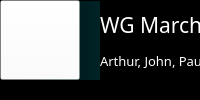
<?xml version="1.0" encoding="UTF-8"?>
<ui version="4.0">
 <class>MainWindow</class>
 <widget class="QMainWindow" name="MainWindow">
  <property name="geometry">
   <rect>
    <x>0</x>
    <y>0</y>
    <width>800</width>
    <height>0</height>
   </rect>
  </property>
  <property name="windowTitle">
   <string>ShareIt - Activities</string>
  </property>
  <widget class="QWidget" name="centralwidget">
   <layout class="QHBoxLayout" name="horizontalLayout">
    <property name="spacing">
     <number>0</number>
    </property>
    <property name="leftMargin">
     <number>0</number>
    </property>
    <property name="topMargin">
     <number>0</number>
    </property>
    <property name="rightMargin">
     <number>0</number>
    </property>
    <property name="bottomMargin">
     <number>0</number>
    </property>
    <item>
     <widget class="QFrame" name="frame">
      <property name="styleSheet">
       <string notr="true">background-color: qlineargradient(spread:pad, x1:0, y1:0, x2:1, y2:0, stop:0 rgba(0, 0, 0, 255), stop:1 rgb(0, 70, 77)) ;</string>
      </property>
      <property name="frameShape">
       <enum>QFrame::StyledPanel</enum>
      </property>
      <property name="frameShadow">
       <enum>QFrame::Raised</enum>
      </property>
      <widget class="QLabel" name="label">
       <property name="geometry">
        <rect>
         <x>100</x>
         <y>0</y>
         <width>700</width>
         <height>80</height>
        </rect>
       </property>
       <property name="font">
        <font>
         <family>Segoe Fluent Icons</family>
         <pointsize>16</pointsize>
        </font>
       </property>
       <property name="styleSheet">
        <string notr="true">background-color: rgb(0, 0, 0);
color: rgb(255, 255, 255);</string>
       </property>
       <property name="text">
        <string>&lt;html&gt;&lt;head/&gt;&lt;body&gt;&lt;p&gt;WG March&lt;/p&gt;&lt;p&gt;&lt;span style=&quot; font-size:10pt;&quot;&gt;Arthur, John, Paul&lt;/span&gt;&lt;/p&gt;&lt;/body&gt;&lt;/html&gt;</string>
       </property>
      </widget>
      <widget class="QLabel" name="label_2">
       <property name="geometry">
        <rect>
         <x>390</x>
         <y>100</y>
         <width>20</width>
         <height>500</height>
        </rect>
       </property>
       <property name="text">
        <string/>
       </property>
      </widget>
      <widget class="QPushButton" name="pushButton">
       <property name="geometry">
        <rect>
         <x>370</x>
         <y>510</y>
         <width>75</width>
         <height>75</height>
        </rect>
       </property>
       <property name="font">
        <font>
         <pointsize>22</pointsize>
        </font>
       </property>
       <property name="styleSheet">
        <string notr="true">QPushButton{
background-color: qlineargradient(spread:pad, x1:0, y1:0, x2:1, y2:0, stop:0 rgba(0, 0, 0, 255), stop:1 rgb(0, 70, 77)) ;
color: rgb(255, 255, 255);
border: 3px solid white; 
border-radius: 35px;}
QPushButton:pressed {
background-color: qlineargradient(spread:pad, x1:0, y1:0, x2:1, y2:0, stop:0 rgba(255, 255, 255, 255), stop:1 rgb(0, 70, 77)) ;  }</string>
       </property>
       <property name="text">
        <string>+</string>
       </property>
      </widget>
      <widget class="QPushButton" name="pushButton_2">
       <property name="geometry">
        <rect>
         <x>0</x>
         <y>170</y>
         <width>390</width>
         <height>60</height>
        </rect>
       </property>
       <property name="font">
        <font>
         <kerning>true</kerning>
        </font>
       </property>
       <property name="toolTip">
        <string>&lt;html&gt;&lt;head/&gt;&lt;body&gt;&lt;p&gt;&lt;span style=&quot; font-size:12pt;&quot;&gt;WG March&lt;/span&gt;&lt;/p&gt;&lt;p&gt;&lt;br/&gt;&lt;/p&gt;&lt;p&gt;WG Cost from March&lt;/p&gt;&lt;/body&gt;&lt;/html&gt;</string>
       </property>
       <property name="styleSheet">
        <string notr="true">QPushButton{
background-color: rgba(255, 255, 255, 0);
color: rgb(255, 255, 255);
border: 1px solid white; 
border-radius: 35px;}
QPushButton:pressed {
background-color: qlineargradient(spread:pad, x1:0, y1:0, x2:1, y2:0, stop:0 rgba(255, 255, 255, 255), stop:1 rgb(0, 70, 77)) ;  }</string>
       </property>
       <property name="text">
        <string/>
       </property>
      </widget>
      <widget class="QLabel" name="label_3">
       <property name="geometry">
        <rect>
         <x>10</x>
         <y>170</y>
         <width>180</width>
         <height>60</height>
        </rect>
       </property>
       <property name="styleSheet">
        <string notr="true">color: rgb(255, 255, 255);
background-color: rgba(255, 255, 255, 0);</string>
       </property>
       <property name="text">
        <string>&lt;html&gt;&lt;head/&gt;&lt;body&gt;&lt;p&gt;&lt;span style=&quot; font-size:11pt;&quot;&gt;Water&lt;/span&gt;&lt;/p&gt;&lt;p&gt;Paid by &lt;span style=&quot; font-weight:600;&quot;&gt;Arhur&lt;/span&gt;&lt;/p&gt;&lt;/body&gt;&lt;/html&gt;</string>
       </property>
      </widget>
      <widget class="QLabel" name="label_7">
       <property name="geometry">
        <rect>
         <x>0</x>
         <y>540</y>
         <width>401</width>
         <height>61</height>
        </rect>
       </property>
       <property name="font">
        <font>
         <family>Segoe Fluent Icons</family>
         <pointsize>16</pointsize>
        </font>
       </property>
       <property name="styleSheet">
        <string notr="true">background-color: rgb(0, 0, 0);
color: rgb(255, 255, 255);</string>
       </property>
       <property name="text">
        <string>&lt;!DOCTYPE HTML PUBLIC &quot;-//W3C//DTD HTML 4.0//EN&quot; &quot;http://www.w3.org/TR/REC-html40/strict.dtd&quot;&gt;
&lt;html&gt;&lt;head&gt;&lt;meta name=&quot;qrichtext&quot; content=&quot;1&quot; /&gt;&lt;style type=&quot;text/css&quot;&gt;
p, li { white-space: pre-wrap; }
&lt;/style&gt;&lt;/head&gt;&lt;body style=&quot; font-family:'Segoe Fluent Icons'; font-size:16pt; font-weight:400; font-style:normal;&quot;&gt;
&lt;p style=&quot; margin-top:0px; margin-bottom:0px; margin-left:0px; margin-right:0px; -qt-block-indent:0; text-indent:0px;&quot;&gt;&lt;span style=&quot; font-size:11pt;&quot;&gt;My Costs&lt;/span&gt;&lt;/p&gt;
&lt;p style=&quot; margin-top:12px; margin-bottom:12px; margin-left:0px; margin-right:0px; -qt-block-indent:0; text-indent:0px;&quot;&gt;&lt;span style=&quot; font-size:8pt;&quot;&gt;161,10 €&lt;/span&gt;&lt;/p&gt;&lt;/body&gt;&lt;/html&gt;</string>
       </property>
      </widget>
      <widget class="QLabel" name="label_8">
       <property name="geometry">
        <rect>
         <x>400</x>
         <y>540</y>
         <width>400</width>
         <height>61</height>
        </rect>
       </property>
       <property name="font">
        <font>
         <family>Segoe Fluent Icons</family>
         <pointsize>16</pointsize>
        </font>
       </property>
       <property name="styleSheet">
        <string notr="true">background-color: rgb(0, 0, 0);
color: rgb(255, 255, 255);</string>
       </property>
       <property name="text">
        <string>&lt;!DOCTYPE HTML PUBLIC &quot;-//W3C//DTD HTML 4.0//EN&quot; &quot;http://www.w3.org/TR/REC-html40/strict.dtd&quot;&gt;
&lt;html&gt;&lt;head&gt;&lt;meta name=&quot;qrichtext&quot; content=&quot;1&quot; /&gt;&lt;style type=&quot;text/css&quot;&gt;
p, li { white-space: pre-wrap; }
&lt;/style&gt;&lt;/head&gt;&lt;body style=&quot; font-family:'Segoe Fluent Icons'; font-size:16pt; font-weight:400; font-style:normal;&quot;&gt;
&lt;p align=&quot;right&quot; style=&quot; margin-top:12px; margin-bottom:12px; margin-left:0px; margin-right:0px; -qt-block-indent:0; text-indent:0px;&quot;&gt;&lt;span style=&quot; font-size:11pt;&quot;&gt;Total Costs&lt;/span&gt;&lt;/p&gt;
&lt;p align=&quot;right&quot; style=&quot; margin-top:12px; margin-bottom:12px; margin-left:0px; margin-right:0px; -qt-block-indent:0; text-indent:0px;&quot;&gt;&lt;span style=&quot; font-size:8pt;&quot;&gt;452,30 €&lt;/span&gt;&lt;/p&gt;&lt;/body&gt;&lt;/html&gt;</string>
       </property>
      </widget>
      <widget class="QLabel" name="label_9">
       <property name="geometry">
        <rect>
         <x>190</x>
         <y>170</y>
         <width>190</width>
         <height>60</height>
        </rect>
       </property>
       <property name="styleSheet">
        <string notr="true">color: rgb(255, 255, 255);
background-color: rgba(255, 255, 255, 0);</string>
       </property>
       <property name="text">
        <string>&lt;html&gt;&lt;head/&gt;&lt;body&gt;&lt;p align=&quot;right&quot;&gt;&lt;span style=&quot; font-size:11pt;&quot;&gt;23,10 €&lt;/span&gt;&lt;/p&gt;&lt;p align=&quot;right&quot;&gt;15.03.2022&lt;/p&gt;&lt;/body&gt;&lt;/html&gt;</string>
       </property>
      </widget>
      <widget class="QLabel" name="label_4">
       <property name="geometry">
        <rect>
         <x>10</x>
         <y>240</y>
         <width>180</width>
         <height>60</height>
        </rect>
       </property>
       <property name="styleSheet">
        <string notr="true">color: rgb(255, 255, 255);
background-color: rgba(255, 255, 255, 0);</string>
       </property>
       <property name="text">
        <string>&lt;html&gt;&lt;head/&gt;&lt;body&gt;&lt;p&gt;&lt;span style=&quot; font-size:11pt;&quot;&gt;Water&lt;/span&gt;&lt;/p&gt;&lt;p&gt;Paid by &lt;span style=&quot; font-weight:600;&quot;&gt;Arhur&lt;/span&gt;&lt;/p&gt;&lt;/body&gt;&lt;/html&gt;</string>
       </property>
      </widget>
      <widget class="QPushButton" name="pushButton_3">
       <property name="geometry">
        <rect>
         <x>0</x>
         <y>240</y>
         <width>390</width>
         <height>60</height>
        </rect>
       </property>
       <property name="font">
        <font>
         <kerning>true</kerning>
        </font>
       </property>
       <property name="toolTip">
        <string>&lt;html&gt;&lt;head/&gt;&lt;body&gt;&lt;p&gt;&lt;span style=&quot; font-size:12pt;&quot;&gt;WG March&lt;/span&gt;&lt;/p&gt;&lt;p&gt;&lt;br/&gt;&lt;/p&gt;&lt;p&gt;WG Cost from March&lt;/p&gt;&lt;/body&gt;&lt;/html&gt;</string>
       </property>
       <property name="styleSheet">
        <string notr="true">QPushButton{
background-color: rgba(255, 255, 255, 0);
color: rgb(255, 255, 255);
border: 1px solid white; 
border-radius: 35px;}
QPushButton:pressed {
background-color: qlineargradient(spread:pad, x1:0, y1:0, x2:1, y2:0, stop:0 rgba(255, 255, 255, 255), stop:1 rgb(0, 70, 77)) ;  }</string>
       </property>
       <property name="text">
        <string/>
       </property>
      </widget>
      <widget class="QLabel" name="label_10">
       <property name="geometry">
        <rect>
         <x>190</x>
         <y>240</y>
         <width>190</width>
         <height>60</height>
        </rect>
       </property>
       <property name="styleSheet">
        <string notr="true">color: rgb(255, 255, 255);
background-color: rgba(255, 255, 255, 0);</string>
       </property>
       <property name="text">
        <string>&lt;html&gt;&lt;head/&gt;&lt;body&gt;&lt;p align=&quot;right&quot;&gt;&lt;span style=&quot; font-size:11pt;&quot;&gt;23,10 €&lt;/span&gt;&lt;/p&gt;&lt;p align=&quot;right&quot;&gt;15.03.2022&lt;/p&gt;&lt;/body&gt;&lt;/html&gt;</string>
       </property>
      </widget>
      <widget class="QPushButton" name="pushButton_4">
       <property name="geometry">
        <rect>
         <x>0</x>
         <y>310</y>
         <width>390</width>
         <height>60</height>
        </rect>
       </property>
       <property name="font">
        <font>
         <kerning>true</kerning>
        </font>
       </property>
       <property name="toolTip">
        <string>&lt;html&gt;&lt;head/&gt;&lt;body&gt;&lt;p&gt;&lt;span style=&quot; font-size:12pt;&quot;&gt;WG March&lt;/span&gt;&lt;/p&gt;&lt;p&gt;&lt;br/&gt;&lt;/p&gt;&lt;p&gt;WG Cost from March&lt;/p&gt;&lt;/body&gt;&lt;/html&gt;</string>
       </property>
       <property name="styleSheet">
        <string notr="true">QPushButton{
background-color: rgba(255, 255, 255, 0);
color: rgb(255, 255, 255);
border: 1px solid white; 
border-radius: 35px;}
QPushButton:pressed {
background-color: qlineargradient(spread:pad, x1:0, y1:0, x2:1, y2:0, stop:0 rgba(255, 255, 255, 255), stop:1 rgb(0, 70, 77)) ;  }</string>
       </property>
       <property name="text">
        <string/>
       </property>
      </widget>
      <widget class="QLabel" name="label_11">
       <property name="geometry">
        <rect>
         <x>190</x>
         <y>310</y>
         <width>190</width>
         <height>60</height>
        </rect>
       </property>
       <property name="styleSheet">
        <string notr="true">color: rgb(255, 255, 255);
background-color: rgba(255, 255, 255, 0);</string>
       </property>
       <property name="text">
        <string>&lt;html&gt;&lt;head/&gt;&lt;body&gt;&lt;p align=&quot;right&quot;&gt;&lt;span style=&quot; font-size:11pt;&quot;&gt;23,10 €&lt;/span&gt;&lt;/p&gt;&lt;p align=&quot;right&quot;&gt;15.03.2022&lt;/p&gt;&lt;/body&gt;&lt;/html&gt;</string>
       </property>
      </widget>
      <widget class="QLabel" name="label_5">
       <property name="geometry">
        <rect>
         <x>10</x>
         <y>310</y>
         <width>180</width>
         <height>60</height>
        </rect>
       </property>
       <property name="styleSheet">
        <string notr="true">color: rgb(255, 255, 255);
background-color: rgba(255, 255, 255, 0);</string>
       </property>
       <property name="text">
        <string>&lt;html&gt;&lt;head/&gt;&lt;body&gt;&lt;p&gt;&lt;span style=&quot; font-size:11pt;&quot;&gt;Water&lt;/span&gt;&lt;/p&gt;&lt;p&gt;Paid by &lt;span style=&quot; font-weight:600;&quot;&gt;Arhur&lt;/span&gt;&lt;/p&gt;&lt;/body&gt;&lt;/html&gt;</string>
       </property>
      </widget>
      <widget class="QPushButton" name="pushButton_5">
       <property name="geometry">
        <rect>
         <x>0</x>
         <y>380</y>
         <width>390</width>
         <height>60</height>
        </rect>
       </property>
       <property name="font">
        <font>
         <kerning>true</kerning>
        </font>
       </property>
       <property name="toolTip">
        <string>&lt;html&gt;&lt;head/&gt;&lt;body&gt;&lt;p&gt;&lt;span style=&quot; font-size:12pt;&quot;&gt;WG March&lt;/span&gt;&lt;/p&gt;&lt;p&gt;&lt;br/&gt;&lt;/p&gt;&lt;p&gt;WG Cost from March&lt;/p&gt;&lt;/body&gt;&lt;/html&gt;</string>
       </property>
       <property name="styleSheet">
        <string notr="true">QPushButton{
background-color: rgba(255, 255, 255, 0);
color: rgb(255, 255, 255);
border: 1px solid white; 
border-radius: 35px;}
QPushButton:pressed {
background-color: qlineargradient(spread:pad, x1:0, y1:0, x2:1, y2:0, stop:0 rgba(255, 255, 255, 255), stop:1 rgb(0, 70, 77)) ;  }</string>
       </property>
       <property name="text">
        <string/>
       </property>
      </widget>
      <widget class="QLabel" name="label_12">
       <property name="geometry">
        <rect>
         <x>190</x>
         <y>380</y>
         <width>190</width>
         <height>60</height>
        </rect>
       </property>
       <property name="styleSheet">
        <string notr="true">color: rgb(255, 255, 255);
background-color: rgba(255, 255, 255, 0);</string>
       </property>
       <property name="text">
        <string>&lt;html&gt;&lt;head/&gt;&lt;body&gt;&lt;p align=&quot;right&quot;&gt;&lt;span style=&quot; font-size:11pt;&quot;&gt;23,10 €&lt;/span&gt;&lt;/p&gt;&lt;p align=&quot;right&quot;&gt;15.03.2022&lt;/p&gt;&lt;/body&gt;&lt;/html&gt;</string>
       </property>
      </widget>
      <widget class="QLabel" name="label_6">
       <property name="geometry">
        <rect>
         <x>10</x>
         <y>380</y>
         <width>180</width>
         <height>60</height>
        </rect>
       </property>
       <property name="styleSheet">
        <string notr="true">color: rgb(255, 255, 255);
background-color: rgba(255, 255, 255, 0);</string>
       </property>
       <property name="text">
        <string>&lt;html&gt;&lt;head/&gt;&lt;body&gt;&lt;p&gt;&lt;span style=&quot; font-size:11pt;&quot;&gt;Water&lt;/span&gt;&lt;/p&gt;&lt;p&gt;Paid by &lt;span style=&quot; font-weight:600;&quot;&gt;Arhur&lt;/span&gt;&lt;/p&gt;&lt;/body&gt;&lt;/html&gt;</string>
       </property>
      </widget>
      <widget class="QLabel" name="label_13">
       <property name="geometry">
        <rect>
         <x>0</x>
         <y>80</y>
         <width>400</width>
         <height>60</height>
        </rect>
       </property>
       <property name="font">
        <font>
         <family>Segoe Fluent Icons</family>
         <pointsize>16</pointsize>
        </font>
       </property>
       <property name="styleSheet">
        <string notr="true">background-color: rgb(0, 0, 0);
color: rgb(255, 255, 255);</string>
       </property>
       <property name="text">
        <string>&lt;!DOCTYPE HTML PUBLIC &quot;-//W3C//DTD HTML 4.0//EN&quot; &quot;http://www.w3.org/TR/REC-html40/strict.dtd&quot;&gt;
&lt;html&gt;&lt;head&gt;&lt;meta name=&quot;qrichtext&quot; content=&quot;1&quot; /&gt;&lt;style type=&quot;text/css&quot;&gt;
p, li { white-space: pre-wrap; }
&lt;/style&gt;&lt;/head&gt;&lt;body style=&quot; font-family:'Segoe Fluent Icons'; font-size:16pt; font-weight:400; font-style:normal;&quot;&gt;
&lt;p style=&quot;-qt-paragraph-type:empty; margin-top:0px; margin-bottom:0px; margin-left:0px; margin-right:0px; -qt-block-indent:0; text-indent:0px;&quot;&gt;&lt;br /&gt;&lt;/p&gt;
&lt;p align=&quot;center&quot; style=&quot; margin-top:12px; margin-bottom:12px; margin-left:0px; margin-right:0px; -qt-block-indent:0; text-indent:0px;&quot;&gt;&lt;span style=&quot; font-size:8pt;&quot;&gt;Expenses&lt;/span&gt;&lt;/p&gt;&lt;/body&gt;&lt;/html&gt;</string>
       </property>
      </widget>
      <widget class="QLabel" name="label_14">
       <property name="geometry">
        <rect>
         <x>400</x>
         <y>80</y>
         <width>400</width>
         <height>60</height>
        </rect>
       </property>
       <property name="font">
        <font>
         <family>Segoe Fluent Icons</family>
         <pointsize>16</pointsize>
        </font>
       </property>
       <property name="styleSheet">
        <string notr="true">background-color: rgb(0, 0, 0);
color: rgb(255, 255, 255);</string>
       </property>
       <property name="text">
        <string>&lt;!DOCTYPE HTML PUBLIC &quot;-//W3C//DTD HTML 4.0//EN&quot; &quot;http://www.w3.org/TR/REC-html40/strict.dtd&quot;&gt;
&lt;html&gt;&lt;head&gt;&lt;meta name=&quot;qrichtext&quot; content=&quot;1&quot; /&gt;&lt;style type=&quot;text/css&quot;&gt;
p, li { white-space: pre-wrap; }
&lt;/style&gt;&lt;/head&gt;&lt;body style=&quot; font-family:'Segoe Fluent Icons'; font-size:16pt; font-weight:400; font-style:normal;&quot;&gt;
&lt;p align=&quot;center&quot; style=&quot;-qt-paragraph-type:empty; margin-top:0px; margin-bottom:0px; margin-left:0px; margin-right:0px; -qt-block-indent:0; text-indent:0px;&quot;&gt;&lt;br /&gt;&lt;/p&gt;
&lt;p align=&quot;center&quot; style=&quot; margin-top:12px; margin-bottom:12px; margin-left:0px; margin-right:0px; -qt-block-indent:0; text-indent:0px;&quot;&gt;&lt;span style=&quot; font-size:8pt;&quot;&gt;Balances&lt;/span&gt;&lt;/p&gt;&lt;/body&gt;&lt;/html&gt;</string>
       </property>
      </widget>
      <widget class="QLabel" name="label_15">
       <property name="geometry">
        <rect>
         <x>0</x>
         <y>140</y>
         <width>400</width>
         <height>10</height>
        </rect>
       </property>
       <property name="font">
        <font>
         <family>Segoe Fluent Icons</family>
         <pointsize>16</pointsize>
        </font>
       </property>
       <property name="styleSheet">
        <string notr="true">background-color: rgb(255, 0, 0);
color: rgb(255, 255, 255);</string>
       </property>
       <property name="text">
        <string>&lt;!DOCTYPE HTML PUBLIC &quot;-//W3C//DTD HTML 4.0//EN&quot; &quot;http://www.w3.org/TR/REC-html40/strict.dtd&quot;&gt;
&lt;html&gt;&lt;head&gt;&lt;meta name=&quot;qrichtext&quot; content=&quot;1&quot; /&gt;&lt;style type=&quot;text/css&quot;&gt;
p, li { white-space: pre-wrap; }
&lt;/style&gt;&lt;/head&gt;&lt;body style=&quot; font-family:'Segoe Fluent Icons'; font-size:16pt; font-weight:400; font-style:normal;&quot;&gt;
&lt;p style=&quot;-qt-paragraph-type:empty; margin-top:12px; margin-bottom:12px; margin-left:0px; margin-right:0px; -qt-block-indent:0; text-indent:0px;&quot;&gt;&lt;br /&gt;&lt;/p&gt;&lt;/body&gt;&lt;/html&gt;</string>
       </property>
      </widget>
      <widget class="QLabel" name="label_16">
       <property name="geometry">
        <rect>
         <x>400</x>
         <y>140</y>
         <width>400</width>
         <height>10</height>
        </rect>
       </property>
       <property name="font">
        <font>
         <family>Segoe Fluent Icons</family>
         <pointsize>16</pointsize>
        </font>
       </property>
       <property name="styleSheet">
        <string notr="true">background-color: rgb(0, 0, 0);
color: rgb(255, 255, 255);</string>
       </property>
       <property name="text">
        <string>&lt;!DOCTYPE HTML PUBLIC &quot;-//W3C//DTD HTML 4.0//EN&quot; &quot;http://www.w3.org/TR/REC-html40/strict.dtd&quot;&gt;
&lt;html&gt;&lt;head&gt;&lt;meta name=&quot;qrichtext&quot; content=&quot;1&quot; /&gt;&lt;style type=&quot;text/css&quot;&gt;
p, li { white-space: pre-wrap; }
&lt;/style&gt;&lt;/head&gt;&lt;body style=&quot; font-family:'Segoe Fluent Icons'; font-size:16pt; font-weight:400; font-style:normal;&quot;&gt;
&lt;p style=&quot;-qt-paragraph-type:empty; margin-top:12px; margin-bottom:12px; margin-left:0px; margin-right:0px; -qt-block-indent:0; text-indent:0px;&quot;&gt;&lt;br /&gt;&lt;/p&gt;&lt;/body&gt;&lt;/html&gt;</string>
       </property>
      </widget>
      <widget class="QLabel" name="label_17">
       <property name="geometry">
        <rect>
         <x>180</x>
         <y>80</y>
         <width>41</width>
         <height>41</height>
        </rect>
       </property>
       <property name="styleSheet">
        <string notr="true">background-color: rgba(255, 255, 255, 0);</string>
       </property>
       <property name="text">
        <string/>
       </property>
       <property name="pixmap">
        <pixmap>expenses.png</pixmap>
       </property>
       <property name="scaledContents">
        <bool>true</bool>
       </property>
      </widget>
      <widget class="QLabel" name="label_18">
       <property name="geometry">
        <rect>
         <x>580</x>
         <y>80</y>
         <width>41</width>
         <height>41</height>
        </rect>
       </property>
       <property name="styleSheet">
        <string notr="true">background-color: rgba(255, 255, 255, 0);</string>
       </property>
       <property name="text">
        <string/>
       </property>
       <property name="pixmap">
        <pixmap>share.png</pixmap>
       </property>
       <property name="scaledContents">
        <bool>true</bool>
       </property>
      </widget>
      <widget class="QLabel" name="label_19">
       <property name="geometry">
        <rect>
         <x>10</x>
         <y>450</y>
         <width>180</width>
         <height>60</height>
        </rect>
       </property>
       <property name="styleSheet">
        <string notr="true">color: rgb(255, 255, 255);
background-color: rgba(255, 255, 255, 0);</string>
       </property>
       <property name="text">
        <string>&lt;html&gt;&lt;head/&gt;&lt;body&gt;&lt;p&gt;&lt;span style=&quot; font-size:11pt;&quot;&gt;Water&lt;/span&gt;&lt;/p&gt;&lt;p&gt;Paid by &lt;span style=&quot; font-weight:600;&quot;&gt;Arhur&lt;/span&gt;&lt;/p&gt;&lt;/body&gt;&lt;/html&gt;</string>
       </property>
      </widget>
      <widget class="QLabel" name="label_20">
       <property name="geometry">
        <rect>
         <x>190</x>
         <y>450</y>
         <width>190</width>
         <height>60</height>
        </rect>
       </property>
       <property name="styleSheet">
        <string notr="true">color: rgb(255, 255, 255);
background-color: rgba(255, 255, 255, 0);</string>
       </property>
       <property name="text">
        <string>&lt;html&gt;&lt;head/&gt;&lt;body&gt;&lt;p align=&quot;right&quot;&gt;&lt;span style=&quot; font-size:11pt;&quot;&gt;23,10 €&lt;/span&gt;&lt;/p&gt;&lt;p align=&quot;right&quot;&gt;15.03.2022&lt;/p&gt;&lt;/body&gt;&lt;/html&gt;</string>
       </property>
      </widget>
      <widget class="QPushButton" name="pushButton_6">
       <property name="geometry">
        <rect>
         <x>0</x>
         <y>450</y>
         <width>390</width>
         <height>60</height>
        </rect>
       </property>
       <property name="font">
        <font>
         <kerning>true</kerning>
        </font>
       </property>
       <property name="toolTip">
        <string>&lt;html&gt;&lt;head/&gt;&lt;body&gt;&lt;p&gt;&lt;span style=&quot; font-size:12pt;&quot;&gt;WG March&lt;/span&gt;&lt;/p&gt;&lt;p&gt;&lt;br/&gt;&lt;/p&gt;&lt;p&gt;WG Cost from March&lt;/p&gt;&lt;/body&gt;&lt;/html&gt;</string>
       </property>
       <property name="styleSheet">
        <string notr="true">QPushButton{
background-color: rgba(255, 255, 255, 0);
color: rgb(255, 255, 255);
border: 1px solid white; 
border-radius: 35px;}
QPushButton:pressed {
background-color: qlineargradient(spread:pad, x1:0, y1:0, x2:1, y2:0, stop:0 rgba(255, 255, 255, 255), stop:1 rgb(0, 70, 77)) ;  }</string>
       </property>
       <property name="text">
        <string/>
       </property>
      </widget>
      <widget class="QPushButton" name="pushButton_7">
       <property name="geometry">
        <rect>
         <x>0</x>
         <y>0</y>
         <width>80</width>
         <height>80</height>
        </rect>
       </property>
       <property name="font">
        <font>
         <kerning>true</kerning>
        </font>
       </property>
       <property name="toolTip">
        <string>&lt;html&gt;&lt;head/&gt;&lt;body&gt;&lt;p&gt;&lt;span style=&quot; font-size:12pt;&quot;&gt;WG March&lt;/span&gt;&lt;/p&gt;&lt;p&gt;&lt;br/&gt;&lt;/p&gt;&lt;p&gt;WG Cost from March&lt;/p&gt;&lt;/body&gt;&lt;/html&gt;</string>
       </property>
       <property name="styleSheet">
        <string notr="true">QPushButton{
background-color: rgba(255, 255, 255, 0);
color: rgb(255, 255, 255);}
QPushButton:pressed {
background-color: qlineargradient(spread:pad, x1:0, y1:0, x2:1, y2:0, stop:0 rgba(255, 255, 255, 255), stop:1 rgb(0, 70, 77)) ;  }</string>
       </property>
       <property name="text">
        <string/>
       </property>
      </widget>
      <widget class="QLabel" name="label_21">
       <property name="geometry">
        <rect>
         <x>20</x>
         <y>20</y>
         <width>40</width>
         <height>40</height>
        </rect>
       </property>
       <property name="font">
        <font>
         <family>Segoe Fluent Icons</family>
         <pointsize>16</pointsize>
        </font>
       </property>
       <property name="styleSheet">
        <string notr="true">background-color: rgba(0, 0, 0, 0);
color: rgb(255, 255, 255);</string>
       </property>
       <property name="text">
        <string/>
       </property>
       <property name="pixmap">
        <pixmap resource="vectors.qrc">:/arrow/left-arrow.png</pixmap>
       </property>
       <property name="scaledContents">
        <bool>true</bool>
       </property>
      </widget>
      <widget class="QPushButton" name="pushButton_8">
       <property name="geometry">
        <rect>
         <x>712</x>
         <y>20</y>
         <width>61</width>
         <height>51</height>
        </rect>
       </property>
       <property name="styleSheet">
        <string notr="true">QPushButton{
background-color: rgba(255, 255, 255, 0);
color: rgb(255, 255, 255);
border: 1px solid white; 
border-radius: 10px;}

QPushButton:pressed {
background-color: qlineargradient(spread:pad, x1:0, y1:0, x2:1, y2:0, stop:0 rgba(255, 255, 255, 255), stop:1 rgb(0, 70, 77)) ;  }</string>
       </property>
       <property name="text">
        <string/>
       </property>
      </widget>
      <widget class="QLabel" name="label_22">
       <property name="geometry">
        <rect>
         <x>725</x>
         <y>27</y>
         <width>35</width>
         <height>35</height>
        </rect>
       </property>
       <property name="styleSheet">
        <string notr="true">background-color: rgba(255, 255, 255, 0);</string>
       </property>
       <property name="text">
        <string/>
       </property>
       <property name="pixmap">
        <pixmap resource="bin.qrc">:/bin/bin.png</pixmap>
       </property>
       <property name="scaledContents">
        <bool>true</bool>
       </property>
      </widget>
      <zorder>label_9</zorder>
      <zorder>label_2</zorder>
      <zorder>label_8</zorder>
      <zorder>label_3</zorder>
      <zorder>label</zorder>
      <zorder>label_7</zorder>
      <zorder>pushButton</zorder>
      <zorder>pushButton_2</zorder>
      <zorder>label_4</zorder>
      <zorder>pushButton_3</zorder>
      <zorder>label_10</zorder>
      <zorder>pushButton_4</zorder>
      <zorder>label_11</zorder>
      <zorder>label_5</zorder>
      <zorder>pushButton_5</zorder>
      <zorder>label_12</zorder>
      <zorder>label_6</zorder>
      <zorder>label_13</zorder>
      <zorder>label_14</zorder>
      <zorder>label_15</zorder>
      <zorder>label_16</zorder>
      <zorder>label_17</zorder>
      <zorder>label_18</zorder>
      <zorder>label_19</zorder>
      <zorder>label_20</zorder>
      <zorder>pushButton_6</zorder>
      <zorder>pushButton_7</zorder>
      <zorder>label_21</zorder>
      <zorder>label_22</zorder>
      <zorder>pushButton_8</zorder>
     </widget>
    </item>
   </layout>
  </widget>
 </widget>
 <resources>
  <include location="vectors.qrc"/>
  <include location="bin.qrc"/>
 </resources>
 <connections/>
</ui>
